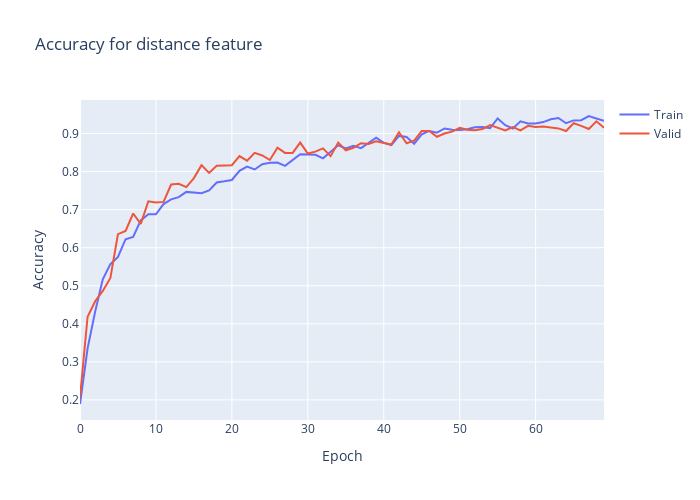

The code cell stored with this chart in its notebook:
### Code cell
plt.clf()
fig = go.Figure()
fig.add_trace(go.Scatter(
                    y=history.history['distance_output_accuracy'],
                    name='Train'))
fig.add_trace(go.Scatter(
                    y=history.history['val_distance_output_accuracy'],
                    name='Valid'))
fig.update_layout(height=500, 
                  width=700,
                  title='Accuracy for distance feature',
                  xaxis_title='Epoch',
                  yaxis_title='Accuracy')
fig.show()
